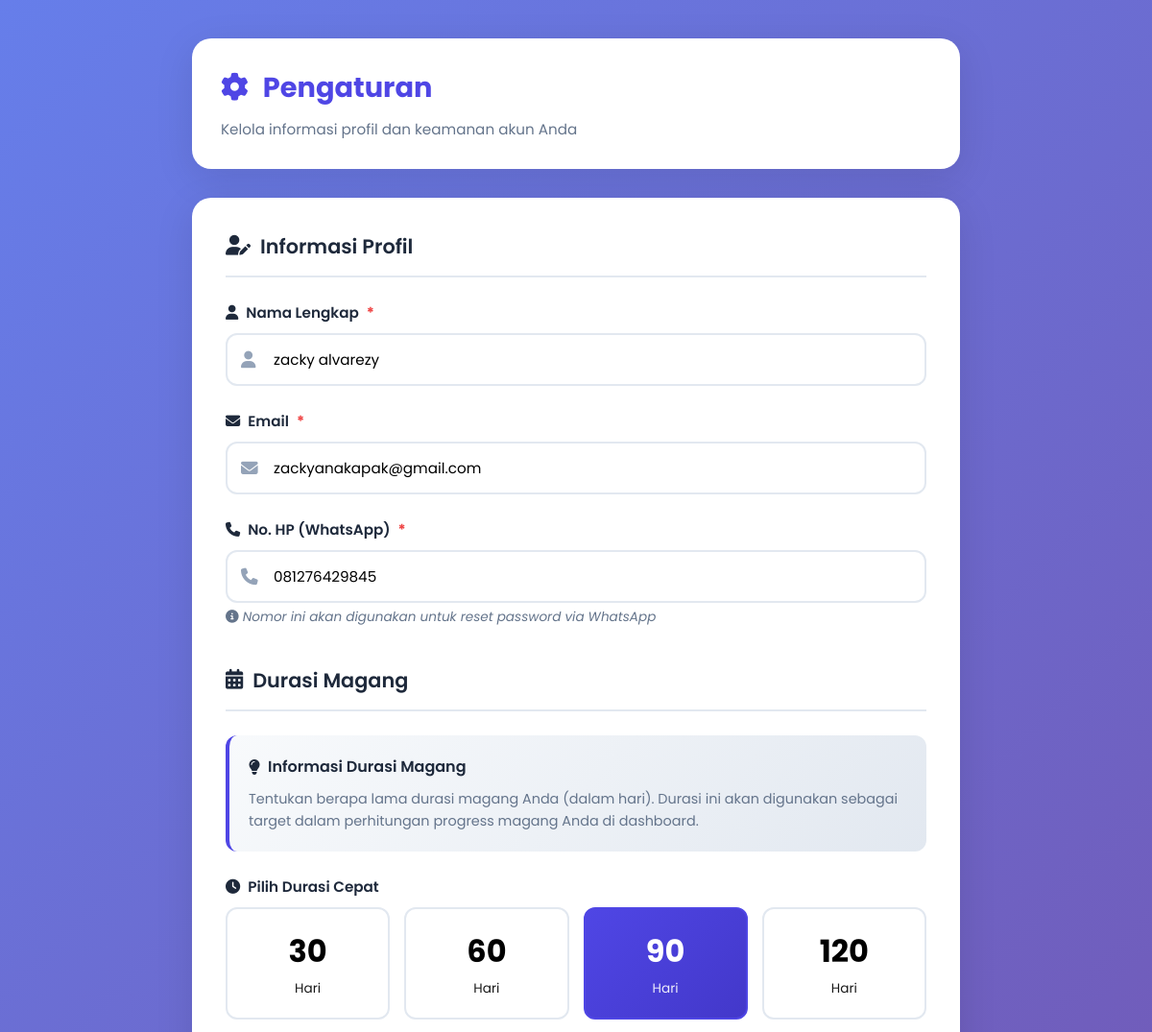
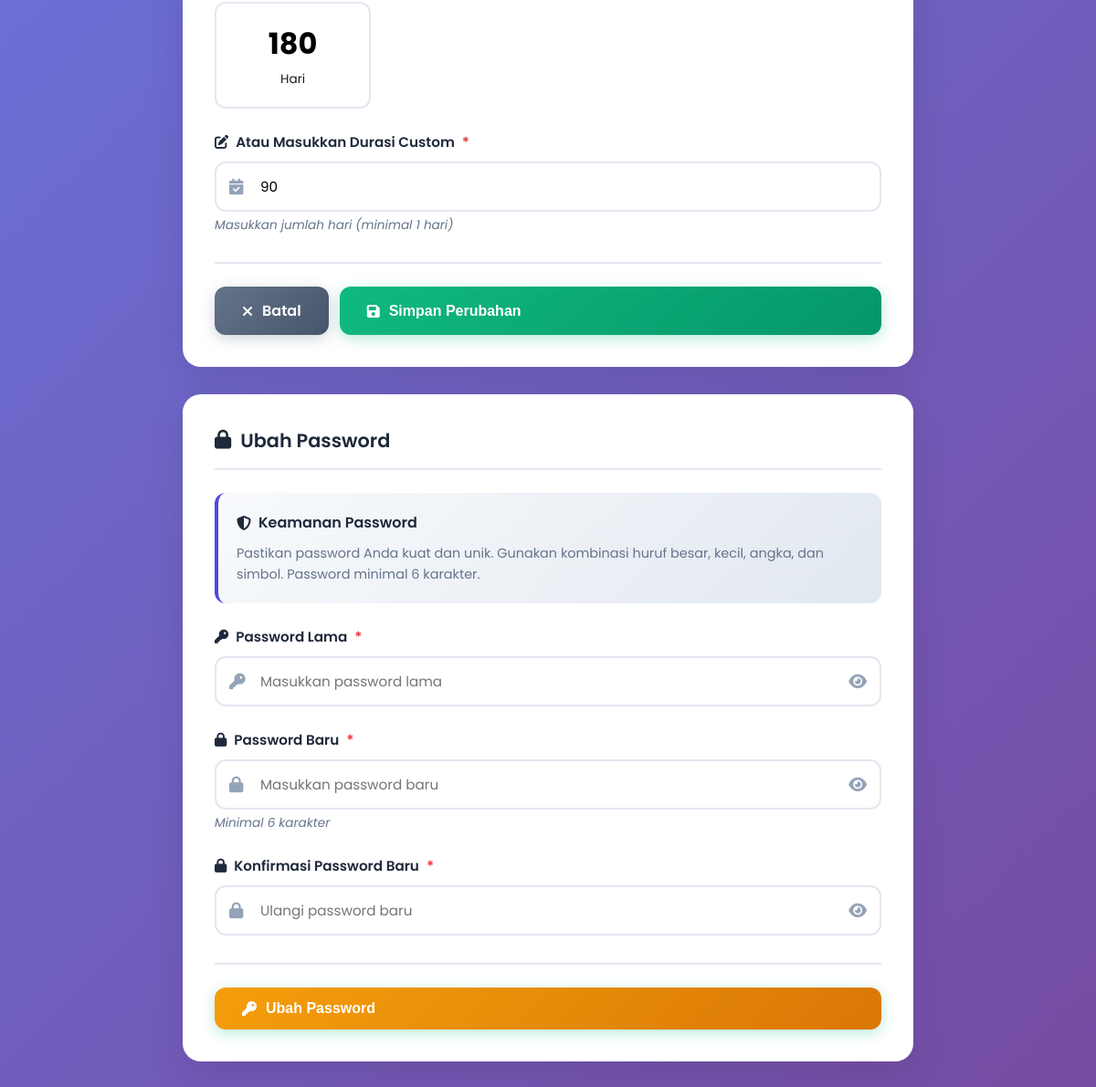
The page /settings.php (signed in) on the database its author committed (2 pictures, top to bottom).
### tables this page shows
CREATE TABLE `users` (
  `id` int(11) NOT NULL,
  `username` varchar(50) NOT NULL,
  `password` varchar(255) NOT NULL,
  `nama_lengkap` varchar(100) NOT NULL,
  `email` varchar(100) DEFAULT NULL,
  `no_hp` varchar(20) DEFAULT NULL,
  `created_at` timestamp NOT NULL DEFAULT current_timestamp(),
  `updated_at` timestamp NOT NULL DEFAULT current_timestamp() ON UPDATE current_timestamp(),
  `durasi_magang` int(11) DEFAULT 90 COMMENT 'Durasi magang dalam hari',
  `foto_profil` varchar(255) DEFAULT NULL
);

### settings.php (the view, shortened to what this page needs)
<?php
include 'db_connect.php';
$user_id = $_SESSION['user_id'];
$user_query = mysqli_query($conn, "SELECT * FROM users WHERE id = $user_id");
$user = mysqli_fetch_assoc($user_query);
$is_first_setup = isset($_GET['first']) && $_GET['first'] == '1';
?>
<!DOCTYPE html>
<html lang="id">
<head>
    <link rel="stylesheet" href="https://cdnjs.cloudflare.com/ajax/libs/font-awesome/6.4.0/css/all.min.css">
</head>
<body>
    <div class="container">
        <div class="header-card">
            <h1>
                <i class="fas fa-cog"></i>
                Pengaturan
            </h1>
            <p><?= $is_first_setup ? 'Lengkapi data Anda untuk memulai' : 'Kelola informasi profil dan keamanan akun Anda' ?></p>
        </div>
        <div class="form-card">
            <h2>
                <i class="fas fa-user-edit"></i>
                Informasi Profil
            </h2>
            <form method="POST" id="settingsForm">
                <div class="form-group">
                    <label class="form-label">
                        <i class="fas fa-user"></i>
                        Nama Lengkap <span class="required">*</span>
                    </label>
                    <div class="input-group">
                        <i class="fas fa-user input-icon"></i>
                        <input type="text" name="nama_lengkap" class="form-control with-icon"
                               value="<?= htmlspecialchars($user['nama_lengkap']) ?>"
                               placeholder="Masukkan nama lengkap" required>
                    </div>
                </div>
                <div class="form-group">
                    <label class="form-label">
                        <i class="fas fa-envelope"></i>
                        Email <span class="required">*</span>
                    </label>
                    <div class="input-group">
                        <i class="fas fa-envelope input-icon"></i>
                        <input type="email" name="email" class="form-control with-icon"
                               value="<?= htmlspecialchars($user['email']) ?>"
                               placeholder="email@example.com" required>
                    </div>
                </div>
                <div class="form-group">
                    <label class="form-label">
                        <i class="fas fa-phone"></i>
                        No. HP (WhatsApp) <span class="required">*</span>
                    </label>
                    <div class="input-group">
                        <i class="fas fa-phone input-icon"></i>
                        <input type="tel" name="no_hp" class="form-control with-icon"
                               value="<?= htmlspecialchars($user['no_hp']) ?>"
                               placeholder="08xxxxxxxxxx" required>
                    </div>
                    <div class="form-hint">
                        <i class="fas fa-info-circle"></i> Nomor ini akan digunakan untuk reset password via WhatsApp
                    </div>
                </div>
                <h2 style="margin-top: 40px;">
                    <i class="fas fa-calendar-alt"></i>
                    Durasi Magang
                </h2>
                <div class="info-box">
                    <h4>
                        <i class="fas fa-lightbulb"></i>
                        Informasi Durasi Magang
                    </h4>
                    <p>
                        Tentukan berapa lama durasi magang Anda (dalam hari). Durasi ini akan digunakan sebagai
                        target dalam perhitungan progress magang Anda di dashboard.
                    </p>
                </div>
                <div class="form-group">
                    <label class="form-label">
                        <i class="fas fa-clock"></i>
                        Pilih Durasi Cepat
                    </label>
                    <div class="duration-options">
                        <div class="duration-option <?= $user['durasi_magang'] == 30 ? 'active' : '' ?>"
                             onclick="setDuration(30)">
                            <div class="value">30</div>
                            <div class="label">Hari</div>
                        </div>
                        <div class="duration-option <?= $user['durasi_magang'] == 60 ? 'active' : '' ?>"
                             onclick="setDuration(60)">
                            <div class="value">60</div>
                            <div class="label">Hari</div>
                        </div>
                        <div class="duration-option <?= $user['durasi_magang'] == 90 ? 'active' : '' ?>"
                             onclick="setDuration(90)">
                            <div class="value">90</div>
                            <div class="label">Hari</div>
                        </div>
                        <div class="duration-option <?= $user['durasi_magang'] == 120 ? 'active' : '' ?>"
                             onclick="setDuration(120)">
                            <div class="value">120</div>
                            <div class="label">Hari</div>
                        </div>
                        <div class="duration-option <?= $user['durasi_magang'] == 180 ? 'active' : '' ?>"
                             onclick="setDuration(180)">
                            <div class="value">180</div>
                            <div class="label">Hari</div>
                        </div>
                    </div>
                </div>
                <div class="form-group">
                    <label class="form-label">
                        <i class="fas fa-edit"></i>
                        Atau Masukkan Durasi Custom <span class="required">*</span>
                    </label>
                    <div class="input-group">
                        <i class="fas fa-calendar-check input-icon"></i>
                        <input type="number" name="durasi_magang" id="durasiInput"
                               class="form-control with-icon"
                               value="<?= $user['durasi_magang'] ?>"
                               placeholder="Contoh: 90" min="1" required>
                    </div>
                    <div class="form-hint">Masukkan jumlah hari (minimal 1 hari)</div>
                </div>
                <div class="action-section">
                    <?php if (!$is_first_setup): ?>
                    <a href="dashboard.php" class="btn-action btn-cancel">
                        <i class="fas fa-times"></i>
                        Batal
                    </a>
                    <?php endif; ?>
                    <button type="submit" class="btn-action btn-save">
                        <i class="fas fa-save"></i>
                        <?= $is_first_setup ? 'Simpan & Lanjutkan' : 'Simpan Perubahan' ?>
                    </button>
                </div>
            </form>
        </div>
        <?php if (!$is_first_setup): ?>
        <div class="form-card">
            <h2>
                <i class="fas fa-lock"></i>
                Ubah Password
            </h2>
            <div class="info-box">
                <h4>
                    <i class="fas fa-shield-alt"></i>
                    Keamanan Password
                </h4>
                <p>
                    Pastikan password Anda kuat dan unik. Gunakan kombinasi huruf besar, kecil, angka, dan simbol.
                    Password minimal 6 karakter.
                </p>
            </div>
            <form method="POST" id="passwordForm">
                <div class="form-group">
                    <label class="form-label">
                        <i class="fas fa-key"></i>
                        Password Lama <span class="required">*</span>
                    </label>
                    <div class="input-group">
                        <i class="fas fa-key input-icon"></i>
                        <input type="password" name="old_password" id="oldPassword"
                               class="form-control with-icon"
                               placeholder="Masukkan password lama" required>
                        <button type="button" class="password-toggle" onclick="togglePassword('oldPassword', this)">
                            <i class="fas fa-eye"></i>
                        </button>
                    </div>
                </div>
                <div class="form-group">
                    <label class="form-label">
                        <i class="fas fa-lock"></i>
                        Password Baru <span class="required">*</span>
                    </label>
                    <div class="input-group">
                        <i class="fas fa-lock input-icon"></i>
                        <input type="password" name="new_password" id="newPassword"
                               class="form-control with-icon"
                               placeholder="Masukkan password baru" required minlength="6">
                        <button type="button" class="password-toggle" onclick="togglePassword('newPassword', this)">
                            <i class="fas fa-eye"></i>
                        </button>
                    </div>
                    <div class="form-hint">Minimal 6 karakter</div>
                </div>
                <div class="form-group">
                    <label class="form-label">
                        <i class="fas fa-lock"></i>
                        Konfirmasi Password Baru <span class="required">*</span>
                    </label>
                    <div class="input-group">
                        <i class="fas fa-lock input-icon"></i>
                        <input type="password" name="confirm_password" id="confirmPassword"
                               class="form-control with-icon"
                               placeholder="Ulangi password baru" required minlength="6">
                        <button type="button" class="password-toggle" onclick="togglePassword('confirmPassword', this)">
                            <i class="fas fa-eye"></i>
                        </button>
                    </div>
                </div>
                <div class="action-section">
                    <button type="submit" class="btn-action btn-save" style="background: linear-gradient(135deg, var(--warning), #d97706);">
                        <i class="fas fa-key"></i>
                        Ubah Password
                    </button>
                </div>
            </form>
        </div>
        <?php endif; ?>
    </div>
</body>
</html>

### settings.php (style rules this page uses)
:root { --primary: #4f46e5; --primary-dark: #4338ca; --secondary: #06b6d4; --success: #10b981; --warning: #f59e0b; --danger: #ef4444; --dark: #1e293b; --light: #f8fafc; }
* { margin: 0; padding: 0; box-sizing: border-box; }
body { font-family: 'Poppins', sans-serif; background: linear-gradient(135deg, #667eea 0%, #764ba2 100%); min-height: 100vh; padding: 40px 20px; }
.container { max-width: 800px; margin: 0 auto; }
.header-card { background: white; border-radius: 20px; padding: 30px; margin-bottom: 30px; box-shadow: 0 10px 40px rgba(0,0,0,0.1); animation: slideDown 0.5s ease; }
.header-card h1 { color: var(--primary); font-weight: 700; font-size: 1.8rem; margin-bottom: 10px; display: flex; align-items: center; gap: 15px; }
.header-card p { color: #64748b; font-size: 0.95rem; }
.form-card { background: white; border-radius: 20px; padding: 35px; box-shadow: 0 10px 40px rgba(0,0,0,0.1); animation: fadeInUp 0.6s ease; margin-bottom: 30px; }
.form-card h2 { color: var(--dark); font-weight: 600; margin-bottom: 25px; display: flex; align-items: center; gap: 10px; font-size: 1.3rem; padding-bottom: 15px; border-bottom: 2px solid #e2e8f0; }
.form-group { margin-bottom: 25px; }
.form-label { font-weight: 600; color: var(--dark); margin-bottom: 10px; display: flex; align-items: center; gap: 8px; font-size: 0.95rem; }
.required { color: var(--danger); font-weight: 700; }
.form-control, .form-select { width: 100%; padding: 14px 16px; border: 2px solid #e2e8f0; border-radius: 12px; font-size: 0.95rem; transition: all 0.3s ease; font-family: 'Poppins', sans-serif; }
.form-hint { font-size: 0.85rem; color: #64748b; margin-top: 5px; font-style: italic; }
.input-group { position: relative; }
.input-icon { position: absolute; left: 16px; top: 50%; transform: translateY(-50%); color: #94a3b8; font-size: 1.1rem; }
.form-control.with-icon { padding-left: 48px; }
.password-toggle { position: absolute; right: 16px; top: 50%; transform: translateY(-50%); background: none; border: none; color: #94a3b8; cursor: pointer; font-size: 1.1rem; transition: color 0.3s ease; }
.duration-options { display: grid; grid-template-columns: repeat(auto-fit, minmax(150px, 1fr)); gap: 15px; margin-bottom: 20px; }
.duration-option { padding: 20px; border: 2px solid #e2e8f0; border-radius: 12px; text-align: center; cursor: pointer; transition: all 0.3s ease; background: white; }
.duration-option.active { border-color: var(--primary); background: linear-gradient(135deg, var(--primary), var(--primary-dark)); color: white; }
.duration-option .value { font-size: 2rem; font-weight: 700; margin-bottom: 5px; }
.duration-option .label { font-size: 0.85rem; opacity: 0.9; }
.action-section { margin-top: 30px; padding-top: 25px; border-top: 2px solid #e2e8f0; display: flex; gap: 12px; flex-wrap: wrap; }
.btn-action { padding: 14px 30px; border-radius: 12px; font-weight: 600; text-decoration: none; transition: all 0.3s ease; display: inline-flex; align-items: center; gap: 10px; font-size: 1rem; border: none; cursor: pointer; }
.btn-save { background: linear-gradient(135deg, var(--success), #059669); color: white; box-shadow: 0 4px 15px rgba(16, 185, 129, 0.3); flex: 1; }
.btn-cancel { background: linear-gradient(135deg, #64748b, #475569); color: white; box-shadow: 0 4px 15px rgba(100, 116, 139, 0.3); }
.info-box { background: linear-gradient(135deg, #f8fafc 0%, #e2e8f0 100%); padding: 20px; border-radius: 12px; border-left: 4px solid var(--primary); margin-bottom: 25px; }
.info-box h4 { color: var(--dark); font-size: 1rem; font-weight: 600; margin-bottom: 10px; display: flex; align-items: center; gap: 8px; }
.info-box p { color: #64748b; font-size: 0.9rem; line-height: 1.6; margin: 0; }

### rows shown on the page
users: nama_lengkap "zacky alvarezy", email "zackyanakapak@gmail.com", no_hp "081276429845", durasi_magang "90"
